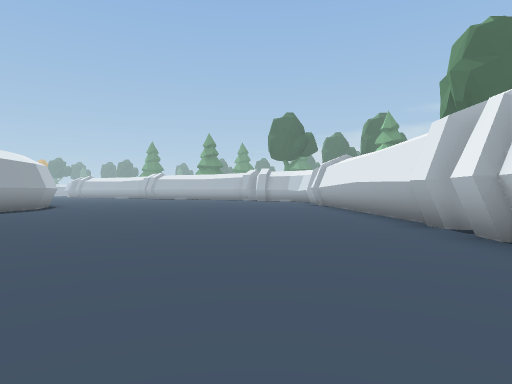
view 1 (above)

16 first-person views from a walk through a scene from a Unity 3-D project. The camera is 1.2 m above the floor, looks level and sees 75° across. The floor is counted in squares, 2 m on a side. Each view is taken from the middle of a square. On the plan, view 1 faces up. The plan holds only what a view shows up to about 10 squares ahead; the rest is blank. The place goes on beyond the plan.

view 2
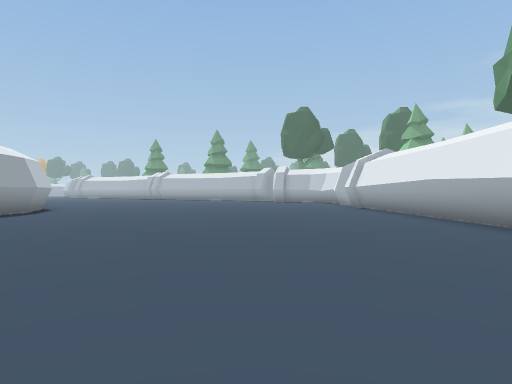

view 3
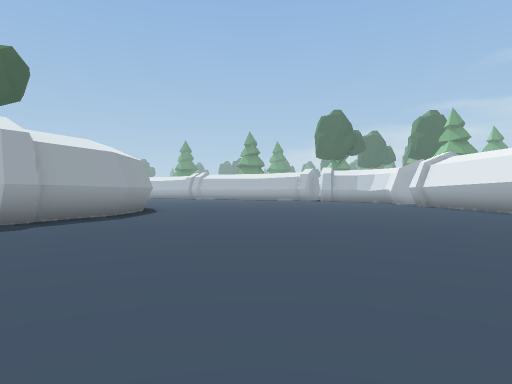

view 4
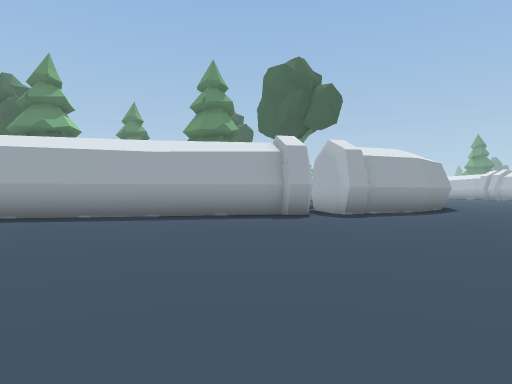

view 5
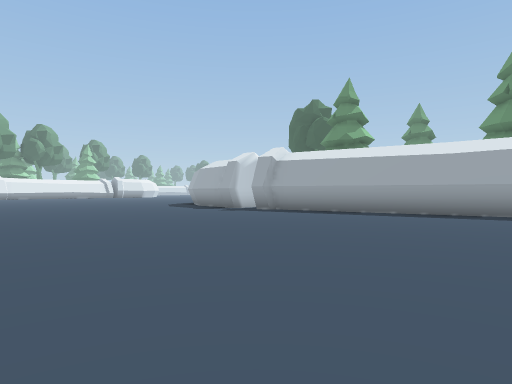

view 6
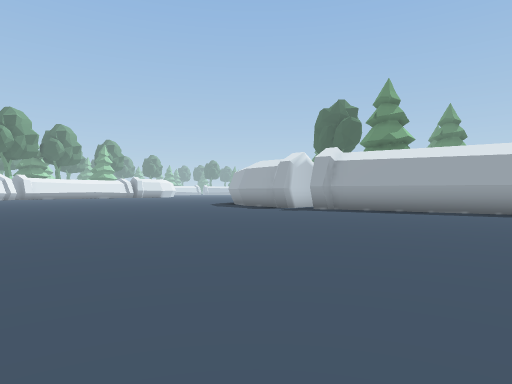

view 7
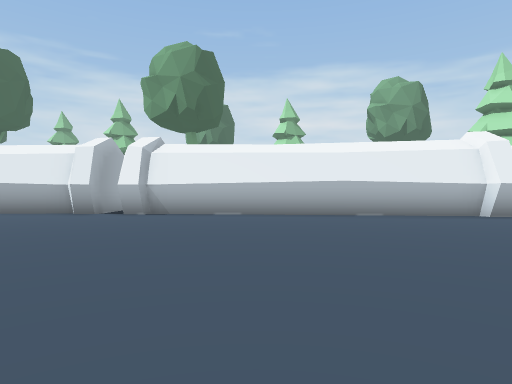

view 8
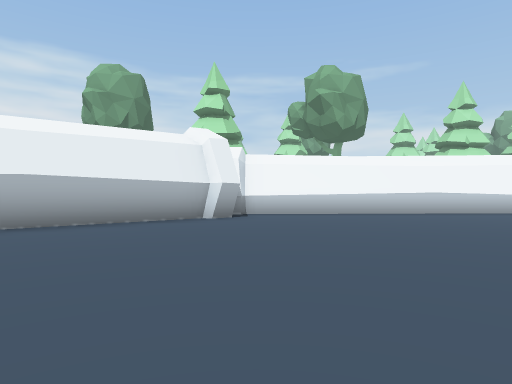

view 9
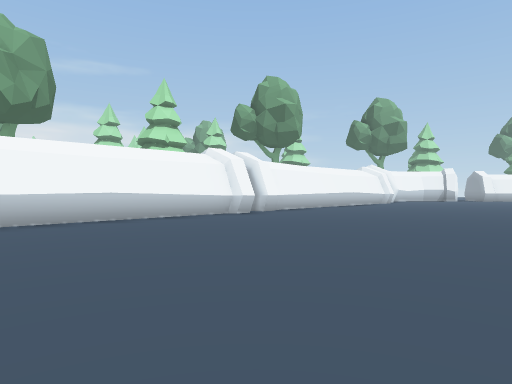

view 10
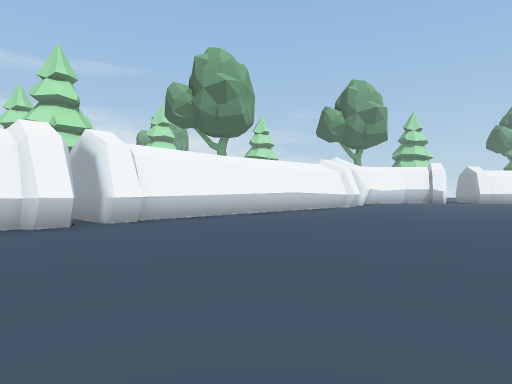

view 11
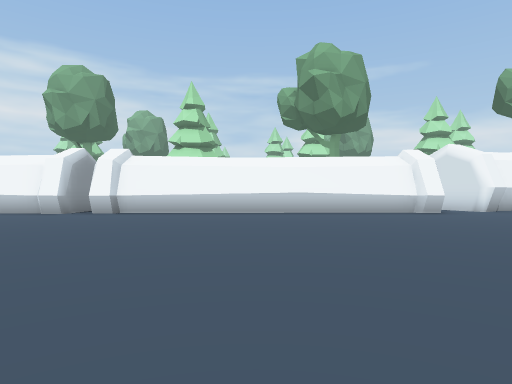

view 12
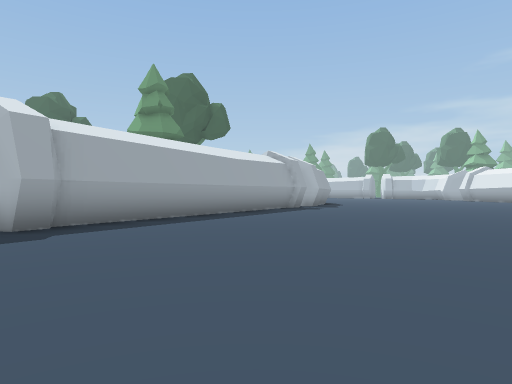

view 13
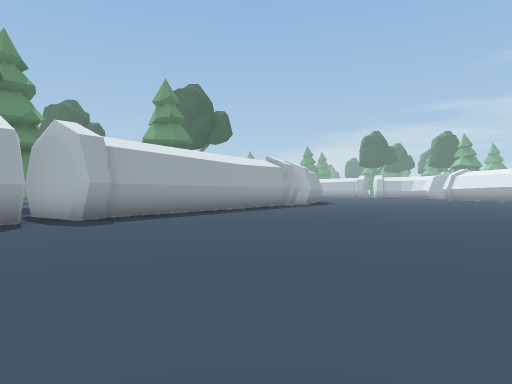

view 14
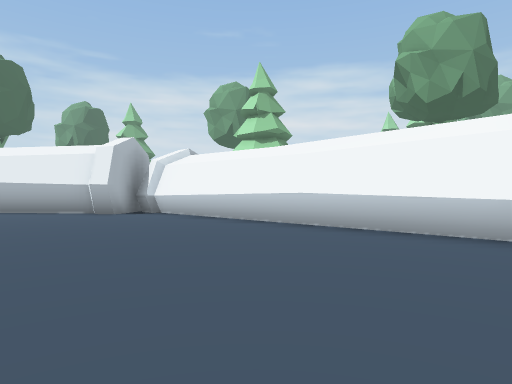

view 15
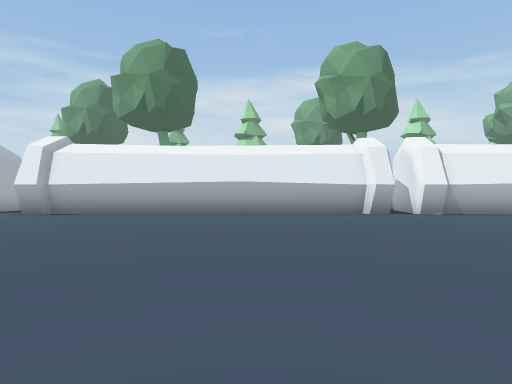

view 16
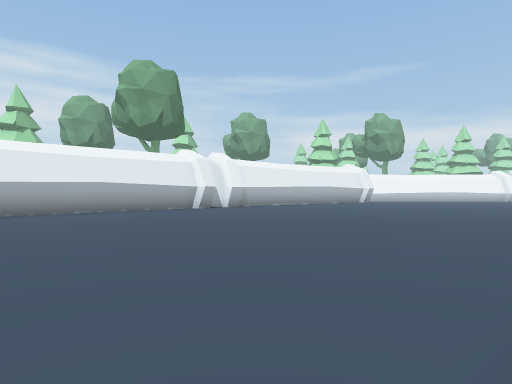

### Floor plan
Points are (right, up) in squares from view 1. A wall is a line through its corners. A room is listed if a view was taken in it or the views show most of it. See-through windows are left out.
Room 1 (views 1, 2, 3, 4, 5, 6, 7, 8, 9, 10, 11, 12, 13, 14, 15, 16)
walls: (1.7, -4.7) (2.1, -4.5); (-14.3, -1.3) (-14.2, -1.7) (-14.5, -2.2); (2, -5.3) (3, 4.7); (-9.2, 6.1) (-14.7, -2.1); (-9.2, 6.4) (-9.1, 6) (-9.3, 5.6) (-9.7, 5.7); (2.6, -6.3) (2.4, -5.7) (2.7, -5.3); (3.1, -5.4) (2, -5.3) (1.7, -5.1); (-3.7, -12.1) (-3.2, -12.3); (-3.7, -12.2) (-3.1, -12.3); (3.2, 3.8) (2.6, 4.1) (2.7, 4.7); (-3.9, -12.8) (3.1, -5.7); (-3.8, -12.8) (-3.9, -12.6) (-3.4, -12); (2.8, 5.4) (2.8, 5.8); (3.1, 5.3) (2.8, 13.6); (-7.5, 12) (-7.3, 11.5) (-7.3, 9.6) (-8.2, 7.5) (-8.2, 7.3) (-8.5, 6.9) (-8.7, 6.9); (-10.9, -19.9) (-10.6, -20) (-4.6, -13.8); (-11.2, -20.3) (-4.3, -13.3) (-4.1, -13.3); (-11, -20.4) (-10.6, -19.9)
low walls: (-13.9, -0.6) (-14.3, -1.3); (-9.7, 5.7) (-13.8, -0.5); (0.6, -8.4) (1.1, -7.9); (-0.4, -9.5) (0.5, -8.5); (-0.9, -10) (-0.5, -9.6); (-8.3, 7.5) (-8.7, 6.9); (-8, 8.4) (-8.4, 7.6); (-3.2, -12.3) (-1.8, -11); (3.2, 6.6) (3.1, 9.4); (-7.5, 11.4) (-7.5, 9.5) (-8, 8.5); (3.1, 10.5) (3, 13.5)
ways out: opening at (3, 5)

Where each view was taken, in squares from view 1:
view 1: 0 up, 0 right, facing up
view 2: 2 up, 1 left, facing up
view 3: 1 up, 4 left, facing up
view 4: 1 down, 4 left, facing up-left
view 5: 2 down, 3 left, facing left
view 6: 4 down, 3 left, facing left
view 7: 1 up, 6 left, facing right
view 8: 0 up, 4 left, facing down-right
view 9: 3 down, 4 left, facing down
view 10: 7 down, 7 left, facing down
view 11: 10 down, 14 left, facing down-right
view 12: 7 down, 11 left, facing up
view 13: 9 down, 11 left, facing up
view 14: 9 down, 7 left, facing right
view 15: 9 up, 6 left, facing right
view 16: 13 up, 7 left, facing down-right
